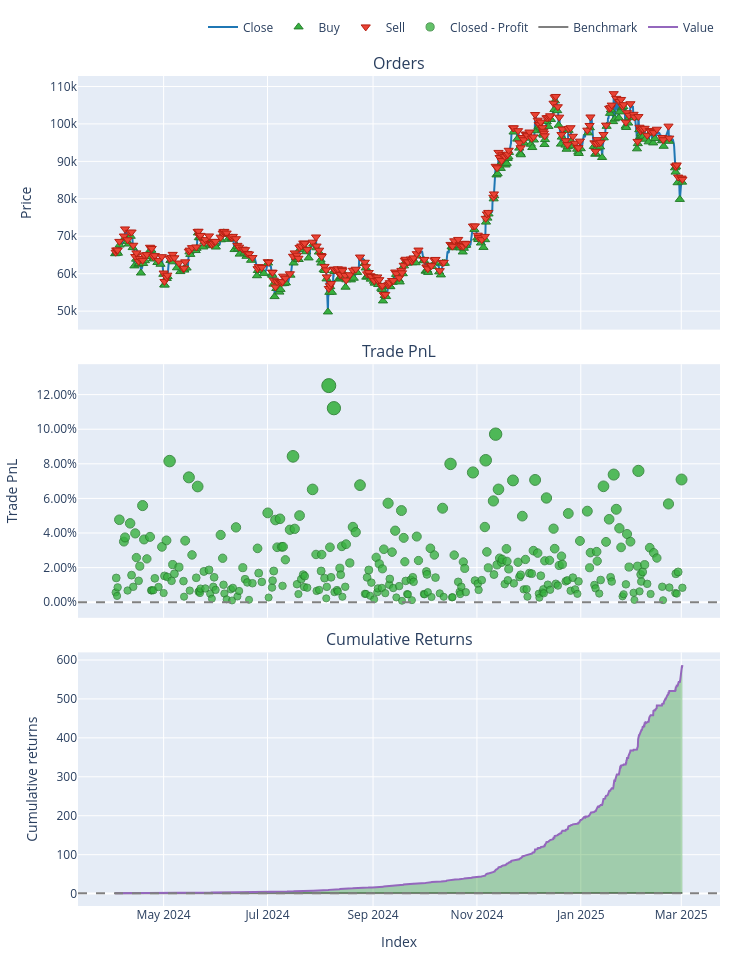

The cell this chart's notebook holds for it:
### Markdown cell above
Backtest with full dataset

### Code cell
import sys
import os
import warnings
from pathlib import Path

# ---------------------------------------------------------------------------
# 1) SET PROJECT ROOT AND UPDATE PATH/WORKING DIRECTORY
# ---------------------------------------------------------------------------
project_root = Path.cwd().parent.parent
sys.path.append(str(project_root))
os.chdir(str(project_root))
warnings.filterwarnings("ignore")

import pandas as pd
import numpy as np
import MetaTrader5 as mt5
import vectorbt as vbt
import joblib

# Our modules
from data.data_loader import get_data_mt5
from features.feature_engineering import add_all_ta_features
from features.labeling_schemes import create_labels_double_barrier  # Double-barrier classification

# Sklearn
from sklearn.metrics import accuracy_score

###########################################################
# 1) DATA LOADING & FEATURE ENGINEERING
###########################################################
if not mt5.initialize():
    print("Failed to initialize MT5")
else:
    # Fetch 2000 most recent bars for backtesting
    data = get_data_mt5(symbol="BTCUSD", timeframe=mt5.TIMEFRAME_H4, n_bars=2000, start_pos=0)
    mt5.shutdown()

# Add technical features
df = add_all_ta_features(data)

# Create double-barrier classification labels
# e.g., up=0.005, down=0.005 => ±0.5% barrier, horizon=20 bars
df_lbl = create_labels_double_barrier(df, up=0.005, down=0.005, horizon=20)

# X => all features except the label column
X = df_lbl.drop(columns=["barrier_label"])
y = df_lbl["barrier_label"]

# SHIFT labels from [-1,0,+1] => [0,1,2] to avoid Sklearn classification errors
y_shifted = y + 1  # -1 → 0, 0 → 1, +1 → 2

###########################################################
# 2) LOAD BEST CLASSIFICATION MODEL & TRAIN ON FULL DATASET
###########################################################
best_pipeline = joblib.load("models/saved_models/best_rf_db_pipeline.pkl")
print("Loaded best classification model from 'best_rf_db_pipeline.pkl'")

print("\nTraining on full dataset (No folds) ...")
best_pipeline.fit(X, y_shifted)  # Train on full dataset

# Predict on full dataset
preds_shifted = best_pipeline.predict(X)

# Shift predictions back to [-1,0,+1] class labels
preds = preds_shifted - 1

# Compute accuracy score against true labels (after shifting back)
y_true_unshifted = y_shifted - 1
accuracy = accuracy_score(y_true_unshifted, preds)
print(f"\nFull Dataset Accuracy: {accuracy:.4f}")

# Convert predicted classes => signals
# +1 => buy, -1 => sell, 0 => no position
signals = preds

###########################################################
# 3) RUN VECTORBT BACKTEST ON FULL DATASET
###########################################################
print("\nRunning Full Backtest on Entire 2000 Bars...")

# Align signals with the dataset
df_full = df_lbl.copy()
close_prices_full = df_full["close"]

if len(signals) < len(close_prices_full):
    signals = np.append(signals, [0] * (len(close_prices_full) - len(signals)))

signals_s = pd.Series(signals, index=close_prices_full.index)

fees = 0.0002  # 0.02% transaction cost per trade

pf_full = vbt.Portfolio.from_signals(
    close_prices_full,
    entries=signals_s > 0,
    exits=signals_s < 0,
    init_cash=10000,
    freq='4H',
    fees=fees
)

total_return = pf_full.total_return()
sharpe_ratio = pf_full.sharpe_ratio()

print("\nFull Backtest Results:")
print(f"Accuracy={accuracy:.2f}, Return={total_return:.2f}%, Sharpe={sharpe_ratio:.2f}")
print(pf_full.stats())

# Optional: Plot the backtest results
fig = pf_full.plot()
fig.show()

### Figure 1 — Plotly figure (JSON) as saved in the notebook; plotly's stock layout.template omitted (floating-point values rounded to 4 significant figures; data arrays with more than 128 entries replaced by an {"elided": "..."} marker saying what was removed)
{"data": [{"legendgroup": "0", "line": {"color": "#1f77b4"}, "name": "Close", "showlegend": true, "type": "scatter", "uid": "355023c0-1611-4291-9c72-43757493d166", "x": {"elided": "2000 str values"}, "xaxis": "x", "y": {"elided": "2000 float values"}, "yaxis": "y"}, {"customdata": {"elided": "293x3 float values"}, "hovertemplate": "Order Id: %{customdata[0]}<br>Timestamp: %{x}<br>Price: %{y}<br>Size: %{customdata[1]:.6f}<br>Fees: %{customdata[2]:.6f}", "legendgroup": "1", "marker": {"color": "#37B13F", "line": {"color": "rgb(38,123,44)", "width": 1}, "size": 8, "symbol": "triangle-up"}, "mode": "markers", "name": "Buy", "type": "scatter", "uid": "d113b7de-f373-41a1-91c2-462490f1dada", "x": {"elided": "293 str values"}, "xaxis": "x", "y": {"elided": "293 float values"}, "yaxis": "y"}, {"customdata": {"elided": "293x3 float values"}, "hovertemplate": "Order Id: %{customdata[0]}<br>Timestamp: %{x}<br>Price: %{y}<br>Size: %{customdata[1]:.6f}<br>Fees: %{customdata[2]:.6f}", "legendgroup": "2", "marker": {"color": "#EA4335", "line": {"color": "rgb(181,31,18)", "width": 1}, "size": 8, "symbol": "triangle-down"}, "mode": "markers", "name": "Sell", "type": "scatter", "uid": "5827fa80-9af2-4e19-8dba-0b80d69cdc2a", "x": {"elided": "293 str values"}, "xaxis": "x", "y": {"elided": "293 float values"}, "yaxis": "y"}, {"customdata": {"elided": "293x4 float values"}, "hovertemplate": "Exit Trade Id: %{customdata[0]}<br>Position Id: %{customdata[1]}<br>Exit Timestamp: %{x}<br>PnL: %{customdata[2]:.6f}<br>Return: %{customdata[3]:.2%}", "legendgroup": "3", "marker": {"color": "#37B13F", "line": {"color": "rgb(38,123,44)", "width": 1}, "opacity": {"elided": "293 float values"}, "size": {"elided": "293 float values"}, "symbol": "circle"}, "mode": "markers", "name": "Closed - Profit", "type": "scatter", "uid": "50d31360-b63a-47f3-b9ab-f4f8ad8bfe68", "x": {"elided": "293 str values"}, "xaxis": "x2", "y": {"elided": "293 float values"}, "yaxis": "y2"}, {"legendgroup": "4", "line": {"color": "#7f7f7f"}, "name": "Benchmark", "showlegend": true, "type": "scatter", "uid": "4c9f6ab1-85de-436b-a77a-00564eaf242b", "x": {"elided": "2000 str values"}, "xaxis": "x3", "y": {"elided": "2000 float values"}, "yaxis": "y3"}, {"hoverinfo": "skip", "legendgroup": "5", "line": {"color": "rgba(0, 0, 0, 0)", "width": 0}, "opacity": 0, "showlegend": false, "type": "scatter", "uid": "84f9fa5f-f366-4ffa-b334-d62e30b5e11b", "x": {"elided": "2000 str values"}, "xaxis": "x3", "y": {"elided": "2000 int values"}, "yaxis": "y3"}, {"connectgaps": false, "fill": "tonexty", "fillcolor": "rgba(0, 128, 0, 0.3)", "hoverinfo": "skip", "legendgroup": "5", "line": {"color": "rgba(0, 0, 0, 0)", "width": 0}, "opacity": 0, "showlegend": false, "type": "scatter", "uid": "e0367922-8f1e-4c3e-9f44-7a59e8cd4bd1", "x": {"elided": "2000 str values"}, "xaxis": "x3", "y": {"elided": "2000 float values"}, "yaxis": "y3"}, {"hoverinfo": "skip", "legendgroup": "5", "line": {"color": "rgba(0, 0, 0, 0)", "width": 0}, "opacity": 0, "showlegend": false, "type": "scatter", "uid": "443ba248-b1f6-479c-8849-0d127524c72c", "x": {"elided": "2000 str values"}, "xaxis": "x3", "y": {"elided": "2000 int values"}, "yaxis": "y3"}, {"connectgaps": false, "fill": "tonexty", "fillcolor": "rgba(255, 0, 0, 0.3)", "hoverinfo": "skip", "legendgroup": "5", "line": {"color": "rgba(0, 0, 0, 0)", "width": 0}, "opacity": 0, "showlegend": false, "type": "scatter", "uid": "cd6cc298-ac62-46b9-9231-f36437efb8e6", "x": {"elided": "2000 str values"}, "xaxis": "x3", "y": {"elided": "2000 float values"}, "yaxis": "y3"}, {"legendgroup": "6", "line": {"color": "#9467bd"}, "name": "Value", "showlegend": true, "type": "scatter", "uid": "b46250d5-f89f-4b70-84b3-1b85ff1b935c", "x": {"elided": "2000 str values"}, "xaxis": "x3", "y": {"elided": "2000 float values"}, "yaxis": "y3"}, {"hoverinfo": "skip", "legendgroup": "5", "line": {"color": "rgba(0, 0, 0, 0)", "width": 0}, "opacity": 0, "showlegend": false, "type": "scatter", "uid": "305051ca-d2e0-4c2b-9576-547c13671e95", "x": {"elided": "2000 str values"}, "xaxis": "x3", "y": {"elided": "2000 int values"}, "yaxis": "y3"}], "layout": {"annotations": [{"font": {"size": 16}, "showarrow": false, "text": "Orders", "x": 0.5, "xanchor": "center", "xref": "paper", "y": 1, "yanchor": "bottom", "yref": "paper"}, {"font": {"size": 16}, "showarrow": false, "text": "Trade PnL", "x": 0.5, "xanchor": "center", "xref": "paper", "y": 0.6528, "yanchor": "bottom", "yref": "paper"}, {"font": {"size": 16}, "showarrow": false, "text": "Cumulative Returns", "x": 0.5, "xanchor": "center", "xref": "paper", "y": 0.3056, "yanchor": "bottom", "yref": "paper"}], "height": 960, "legend": {"orientation": "h", "traceorder": "normal", "x": 1, "xanchor": "right", "y": 1.042, "yanchor": "bottom"}, "margin": {"b": 30, "l": 30, "r": 30, "t": 30}, "shapes": [{"line": {"color": "gray", "dash": "dash"}, "type": "line", "x0": 0, "x1": 1, "xref": "paper", "y0": 0, "y1": 0, "yref": "y2"}, {"line": {"color": "gray", "dash": "dash"}, "type": "line", "x0": 0, "x1": 1, "xref": "paper", "y0": 1, "y1": 1, "yref": "y3"}], "showlegend": true, "width": 750, "xaxis": {"anchor": "y", "domain": [0, 1], "matches": "x3", "showticklabels": false}, "xaxis2": {"anchor": "y2", "domain": [0, 1], "matches": "x3", "showticklabels": false}, "xaxis3": {"anchor": "y3", "domain": [0, 1], "title": {"text": "Index"}}, "yaxis": {"anchor": "x", "domain": [0.6944, 1], "title": {"text": "Price"}}, "yaxis2": {"anchor": "x2", "domain": [0.3472, 0.6528], "tickformat": ".2%", "title": {"text": "Trade PnL"}}, "yaxis3": {"anchor": "x3", "domain": [0, 0.3056], "title": {"text": "Cumulative returns"}}}}
